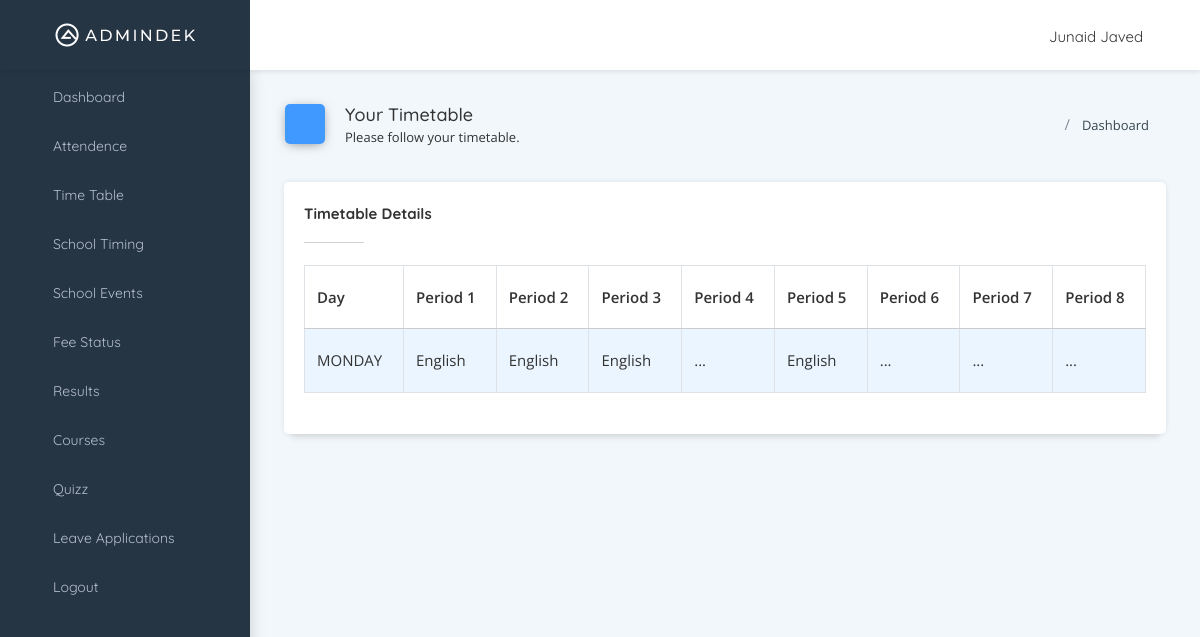
Page /timetable/ (signed in) on the committed database.
### users/models.py (models this page shows, shortened)
class User(AbstractBaseUser, PermissionsMixin):
    first_name = models.CharField(max_length=150)
    last_name = models.CharField(max_length=150)
    role = models.CharField(choices=ROLE_CHOICES,
                            max_length=15, default='Student')
    grade = models.ForeignKey(
        Grade, on_delete=models.SET_NULL, blank=True, null=True)
    created_date = models.DateTimeField(default=timezone.now)
    user_name = models.CharField(max_length=40, unique=True)
    email = models.EmailField(unique=True)
    is_staff = models.BooleanField(default=False)
    is_active = models.BooleanField(default=False)
    image = CloudinaryField('image', folder='avatars',
                            default=env('DEFAULT_AVATAR'))
    USERNAME_FIELD = 'user_name'
    REQUIRED_FIELDS = ['email', 'role', 'first_name', 'last_name', ]
    objects = CustomAccountManger()

### dashboard/models.py (models this page shows)
class Period(models.Model):
    timetable = models.ForeignKey(
        Timetable, on_delete=models.CASCADE, null=True, blank=True)
    day = models.CharField(
        default='monday', max_length=10, choices=DAY_CHOICES)
    period_one = models.ForeignKey(
        Course, on_delete=models.CASCADE, related_name='first+', null=True, blank=True)
    period_two = models.ForeignKey(
        Course, on_delete=models.CASCADE, null=True, related_name='second+', blank=True)
    period_three = models.ForeignKey(
        Course, on_delete=models.CASCADE, related_name='third+', null=True, blank=True)
    period_four = models.ForeignKey(
        Course, on_delete=models.CASCADE, null=True, related_name='fourth+', blank=True)
    period_five = models.ForeignKey(
        Course, on_delete=models.CASCADE, null=True, related_name='fifth+', blank=True)
    period_six = models.ForeignKey(
        Course, on_delete=models.CASCADE, null=True, related_name='sixth+', blank=True)
    period_seven = models.ForeignKey(
        Course, on_delete=models.CASCADE, null=True, related_name='seventh+', blank=True)
    period_eight = models.ForeignKey(
        Course, on_delete=models.CASCADE, null=True, related_name='eigth+', blank=True)

### lessons/models.py (models this page shows, shortened)
class Course(models.Model):
    name = models.CharField(max_length=20)
    teacher = models.CharField(max_length=20)
    grade = models.ForeignKey(
        Grade, on_delete=models.CASCADE, null=True, blank=True)

### users/decorators.py (the view)
        def wrapper_func(request, *args, **kwargs):
            if not request.user.is_authenticated:
                return redirect('login')
            if request.user.role in roles:
                return view_func(request, *args, **kwargs)
            else:
                logout(request)
                return redirect('login')

### dashboard/views.py (called while the page is built)
@allowed_only(roles=["Admin", 'Student'])
def timetable_view(request):
    timetable = Period.objects.filter(timetable__grade=request.user.grade)
    context = {'table_title': 'Timetable Details',
               'timetable': timetable, 'bread_title': "Your Timetable", 'bread_icon': 'clock', 'bread_subtitle': "Please follow your timetable."}
    return render(request, 'dashboard/time_table.html', context)

### dashboard/templates/dashboard/time_table.html
{% extends 'header.html' %} {% block title %} Student Timetable {% endblock %}
{% block breadcrumbs %} {% include 'breadcrumbs.html' %} {% endblock %}
{% block content %}
<div>
  <div class="row">
    <div class="col-sm-12">
      <div class="card">
        <div class="card-header">
          <h5>{{table_title}}</h5>
        </div>
        <div class="card-block">
          <div class="dt-responsive table-responsive">
            <table id="simpletable" class="table table-striped table-bordered nowrap">
              <thead>
                <tr>
                  <th>Day</th>
                  <th>Period 1</th>
                  <th>Period 2</th>
                  <th>Period 3</th>
                  <th>Period 4</th>
                  <th>Period 5</th>
                  <th>Period 6</th>
                  <th>Period 7</th>
                  <th>Period 8</th>
                </tr>
              </thead>
              <tbody>
                {%for period in timetable%}
                <tr>
                  <td>{{period.day|upper}}</td>
                  <td>{% if period.period_one.name is not None%}{{period.period_one.name}}{% else %}...{% endif %}</td>
                  <td>{% if period.period_two.name is not None %}{{period.period_two.name}}{% else %}...{% endif %}</td>
                  <td>{% if period.period_three.name is not None %}{{period.period_three.name}}{% else %}...{% endif %}</td>
                  <td>{% if period.period_four.name is not None %}{{period.period_four.name}}{% else %}...{% endif %}</td>
                  <td>{% if period.period_five.name is not None %}{{period.period_five.name}}{% else %}...{% endif %}</td>
                  <td>{% if period.period_six.name is not None %}{{period.period_six.name}}{% else %}...{% endif %}</td>
                  <td>{% if period.period_seven.name is not None %}{{period.period_seven.name}}{% else %}...{% endif %}</td>
                  <td>{% if period.period_eight.name is not None %}{{period.period_eight.name}}{% else %}...{% endif %}</td>
                </tr>
                {% endfor %}
              </tbody>
            </table>
          </div>
        </div>
      </div>
    </div>
  </div>
</div>
{% endblock content %}

### templates/navbar.html (shortened to what this page needs)
{% load static %} {% load cloudinary %}
<nav class="navbar header-navbar pcoded-header">
  <div class="navbar-wrapper">
    <div class="navbar-logo">
      <a href="{% url 'home' %}">
        <img class="img-fluid" src="{% static 'images/logo.png' %}" alt="Theme-Logo" />
      </a>
      <a class="mobile-menu" id="mobile-collapse" href="#!">
        <i class="feather icon-menu icon-toggle-right"></i>
      </a>
    </div>
    <div class="navbar-container container-fluid">
      <ul class="nav-left">
        <li>
          <a href="#!" onclick="if (!window.__cfRLUnblockHandlers) return false; javascript:toggleFullScreen()" class="waves-effect waves-light" data-cf-modified-d8424a08d31b5b8b406fded2-="">
            <i class="full-screen feather icon-maximize"></i>
          </a>
        </li>
      </ul>
      <ul class="nav-right no-select d-flex align-items-center mt-1">
        <li class="user-profile header-notification">
          <div class="dropdown-primary dropdown">
            <div class="dropdown-toggle" data-toggle="dropdown">
              <span>{{request.user.first_name}} {{request.user.last_name}}</span>
              <i class="feather icon-chevron-down"></i>
            </div>
          </div>
        </li>
      </ul>
    </div>
  </div>
</nav>

### static/styles/feather.css (style rules this page uses)
.feather { font-family:feather!important;speak:none;font-style:normal;font-weight:400;font-variant:normal;text-transform:none;line-height:1;-webkit-font-smoothing:antialiased;-moz-osx-font-smoothing:grayscale }
.icon-chevron-down:before { content:"\e842" }
.icon-menu:before { content:"\e88f" }
.icon-toggle-right:before { content:"\e8d9" }
.icon-maximize:before { content:"\e908" }

### static/styles/custom.css (style rules this page uses)
.no-select { -webkit-user-select: none; -moz-user-select: none; -ms-user-select: none; user-select: none; }

### rows in the picture
User: user.first_name "Junaid", user.last_name "Javed"
Period: day "MONDAY", period_one.name "English", period_two.name "English", period_three.name "English", period_five.name "English"

### other values in the picture
{{ bread_title }} "Your Timetable"
{{ bread_subtitle }} "Please follow your timetable."
{{ table_title }} "Timetable Details"
